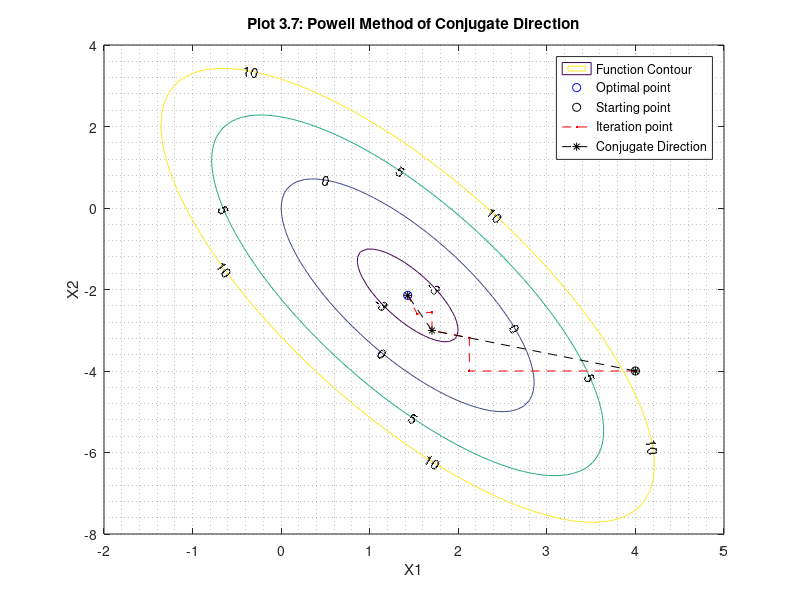

Here is the MATLAB script that generated this plot:
% This script is for the Homework 3.7 Powell's Method
% The given function is 
% f(x1,x2)=(4*(x1)*(x1))+((x2)*(x2))-(5*(x1))+(3*(x1)*(x2));
% Initial condition [4;-4]
%% Iteration 1
clc,clear,close;
format rat;
display('OPTIMAL DESIGN: HOMEWORK 3.7 : POWELLS METHOD WITH CONJUGATE DIRECTION');
display('Iteration 1--->');
% initial condition
x01=4;
x02=-4;
x0=[4;-4];
display(x0);
f=(4*(x01)*(x01))+((x02)*(x02))-(5*(x01))+(3*(x01)*(x02));
% derivative of function in with respect to x1
df1=(8*(x01))-5+(3*(x02));
df2=(2*(x02))+(3*(x01));
s1=1;s2=0;
s1_1=[s1;s2];
s1_2=[s2;s1];
display(s1_1);display(s1_2);
% alpha in terms of x1,s1,x2& s2 obtained in 3.2 section of this homework report
alpha=((5*s1)-(8*x01*s1)-(2*x02*s2)-(3*x01*s2)-(3*x02*s1))/((8*s1*s1)+(2*s2*s2)+(6*s1*s2));
display(alpha);
x1=x0+(alpha*s1_1);
display(x1);
x2=[17/8;-51/16];
display(x2);
sc_1=x2-x0;
display(sc_1);
% The above code is for first iteration only; further values are calculated
% using above code only with changing the values of X vector, s vector and
% the ncalculating respective alpha and other method respective values .
%% Contout plot 
X11=linspace(-2,5);
X12=linspace(-8,4);
[X1,X2]=meshgrid(X11,X12);
fx= (4.*X1.^2) + (X2.^2) - (5.*X1) + (3.*X1.*X2);
% optimal point 
X_OPT1=10/7;X_OPT2=(-15/7);
X1_dash=[4;2.125;2.125;1.70296;1.70296;1.53668;1.42857];
X2_dash=[-4;-4;-3.1875;-3.00461;-2.55444;-2.601926;-2.14258];
[C,h]=contour(X1,X2,fx,[-3,0,5,10]);
clabel(C,h)
title('Plot 3.7: Powell Method of Conjugate Direction'); 
xlabel('X1');
ylabel('X2');
hold on;
grid minor;
plot (1.42857,-2.14258,'bo');
hold on;
plot (4,-4,'ko');
plot(X1_dash,X2_dash,'--r.');
hold on;
% For conjugate search direction
sc1=[4;1.702962;1.42857];
sc2=[-4;-3.004618;-2.14258];
plot(sc1,sc2,'--k*');
legend('Function Contour','Optimal point','Starting point','Iteration point','Conjugate Direction');